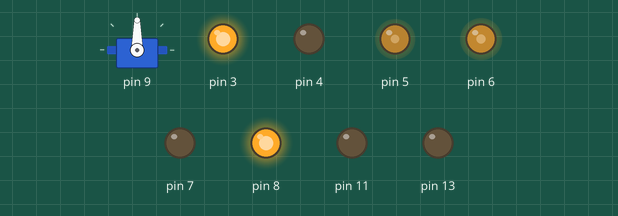
Simulated run of this sketch. Board: Arduino Uno, built with avr-gcc and run on an emulated ATmega328P. On the bench: servo, output pins drawn as LEDs (lit = HIGH).

Above: at 0.05 s.
At 2.05 s:
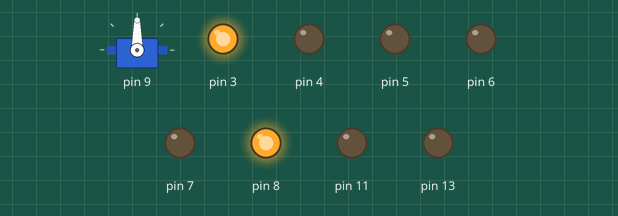
At 3.95 s:
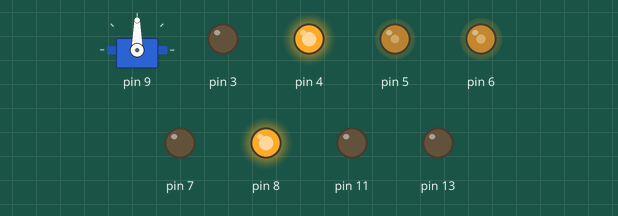
At 7.05 s:
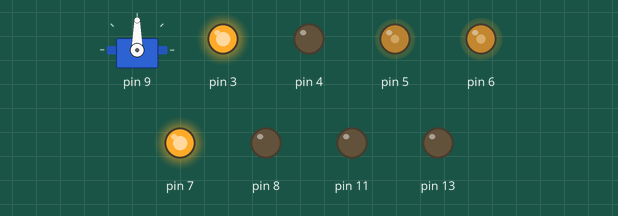
At 8.95 s:
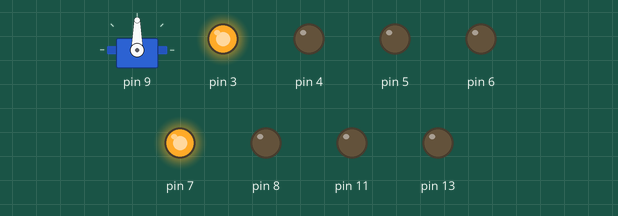
Timing chart, 0 to 11.7 s (numbered marks = the images above):
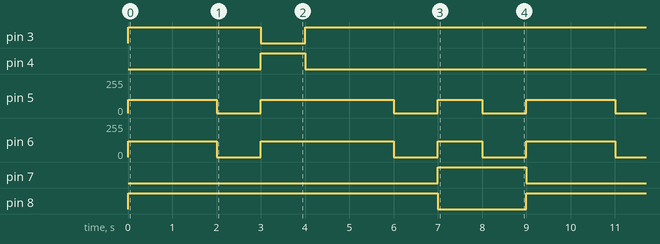

Measured:
- by itself, pin 3: repeats every 9.0 s: LOW 1.0 s, HIGH 8.0 s
- by itself, pin 4: alternates HIGH for 1.0 s and LOW for 8.0 s
- by itself, pin 5: repeats every 9.0 s: 0/255 1.0 s, 100/255 3.0 s, 0/255 1.0 s, 100/255 1.0 s, 0/255 1.0 s, 100/255 2.0 s
- by itself, pin 6: repeats every 9.0 s: 0/255 1.0 s, 120/255 3.0 s, 0/255 1.0 s, 120/255 1.0 s, 0/255 1.0 s, 120/255 2.0 s
- by itself, pin 7: alternates HIGH for 2.0 s and LOW for 7.0 s
- by itself, pin 8: alternates HIGH for 7.0 s and LOW for 2.0 s

The sketch:

drive.ino
```cpp
/* L298n motor
Aggiunta

Guida 2WD composta da 2 motori

- 2 motori DC
- L298n module
- Batteria > 6v

*/

#include <rover.h>

void setup() {
    abilita();
}


void loop() {
// Avanti
    avanti();
    delay(2000);
// Stop
    stop();
    delay(1000);

// TurnSX
    turnSX();
    delay(1000);

// Avanti
    avanti();
    delay(2000);
// Stop
    stop();
    delay(1000);


// TurnDX
    turnDX();
    delay(1000);

// Stop
    stop();
    delay(1000);
}

// Functions
void avanti() {
    // Drive ahead: funzione composita
    forwardA() ;
    forwardB() ;
}

void indietro() {
    // Drive backward: funzione composita
    backwardA();
    backwardB();
}

void turnDX() {
    // Gira a DX
    forwardB() ;
    backwardA();
}

void turnSX() {
    // Gira a DX
    forwardA() ;
    backwardB();
}

void stop() {
    stopA();
    stopB();
}
```
